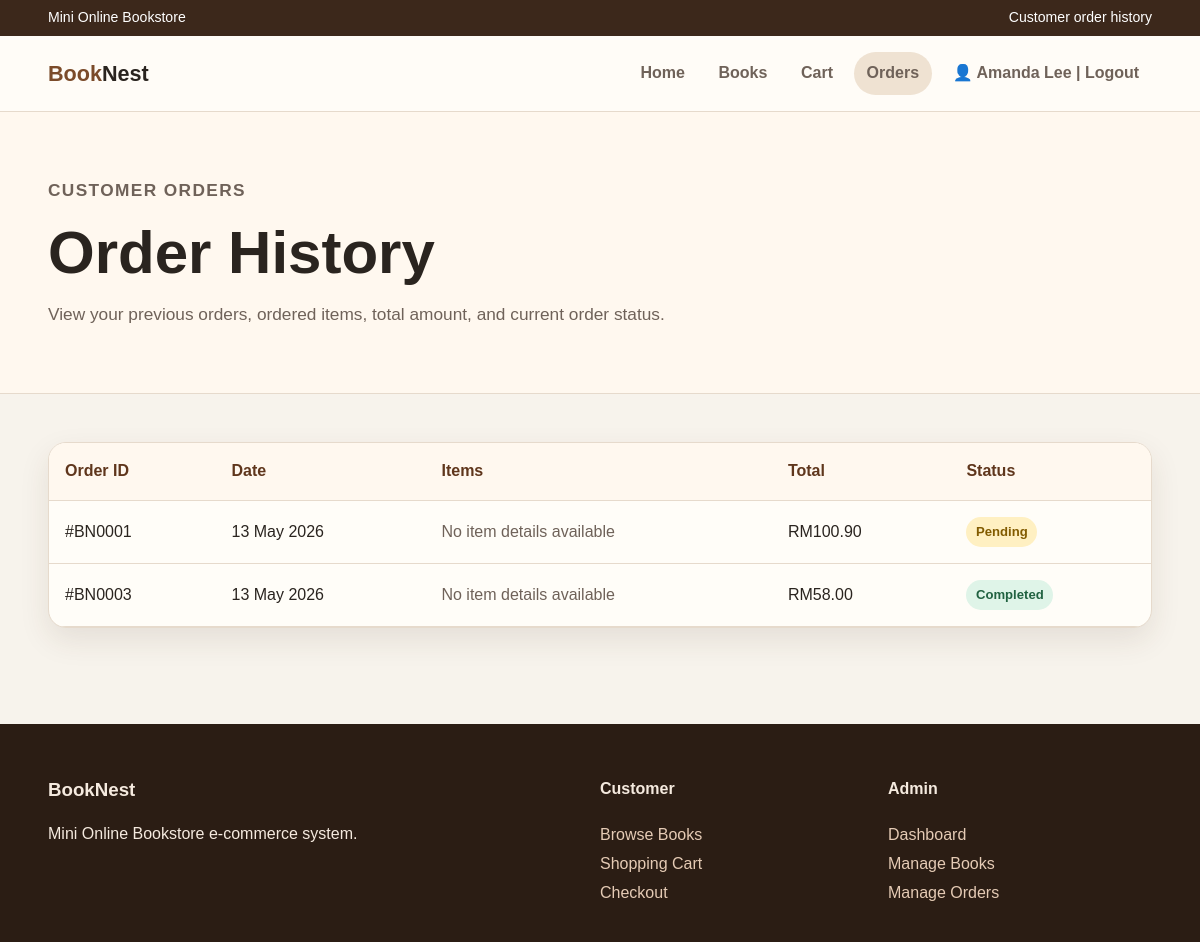
Page /orders/order-history.php (signed in) on the committed database.
### tables this page shows
CREATE TABLE `orders` (
  `order_id` int(11) NOT NULL,
  `user_id` int(11) DEFAULT NULL,
  `total_amount` decimal(10,2) NOT NULL,
  `status` enum('Pending','Processing','Completed','Cancelled') DEFAULT 'Pending',
  `order_date` timestamp NOT NULL DEFAULT current_timestamp()
);

### orders/order-history.php (the view, shortened to what this page needs)
<?php
include '../app.php';
$user_id = (int)$_SESSION['user_id'];
$sql = "
    SELECT
        orders.order_id,
        orders.order_date,
        orders.total_amount,
        orders.status,
        COALESCE(SUM(order_items.quantity), 0) AS item_count,
        GROUP_CONCAT(CONCAT(books.title, ' x ', order_items.quantity) ORDER BY books.title SEPARATOR '||') AS item_list
    FROM orders
    LEFT JOIN order_items ON orders.order_id = order_items.order_id
    LEFT JOIN books ON order_items.book_id = books.book_id
    WHERE orders.user_id = ?
    GROUP BY orders.order_id, orders.order_date, orders.total_amount, orders.status
    ORDER BY orders.order_date DESC
";
$stmt = $conn->prepare($sql);
$stmt->bind_param("i", $user_id);
$stmt->execute();
$orders = $stmt->get_result();
?>
<!DOCTYPE html>
<html lang="en">
<head>
    <link rel="stylesheet" href="../css/style.css?v=123">
</head>
<body>
<div class="topbar">
    <div class="container">
        <span>Mini Online Bookstore</span>
        <span>Customer order history</span>
    </div>
</div>
<header class="navbar">
    <div class="container nav-inner">
        <a class="brand" href="../index.php">Book<span>Nest</span></a>
        <nav class="nav-links">
            <a href="../index.php">Home</a>
            <a href="../books/books.php">Books</a>
            <a href="cart.php">Cart</a>
            <a class="active" href="order-history.php">Orders</a>
            <a href="../auth/logout.php">👤 <?php echo htmlspecialchars($_SESSION['user_name']); ?> | Logout</a>
        </nav>
    </div>
</header>
<section class="page-title">
    <div class="container">
        <p class="eyebrow">Customer Orders</p>
        <h1>Order History</h1>
        <p>View your previous orders, ordered items, total amount, and current order status.</p>
    </div>
</section>
<main class="section">
    <div class="container">
        <div class="table-wrap">
            <?php if ($orders->num_rows === 0): ?>
                <div class="notice">
                    You have not placed any orders yet.
                    <a href="../books/books.php" style="font-weight:700;color:#7b4b2a;">Browse books now</a>.
                </div>
            <?php else: ?>
                <table>
                    <thead>
                        <tr>
                            <th>Order ID</th>
                            <th>Date</th>
                            <th>Items</th>
                            <th>Total</th>
                            <th>Status</th>
                        </tr>
                    </thead>
                    <tbody>
                        <?php while ($order = $orders->fetch_assoc()): ?>
                            <?php
                                $items = [];
                            ?>
                            <tr>
                                <td>#BN<?php echo str_pad($order['order_id'], 4, '0', STR_PAD_LEFT); ?></td>
                                <td><?php echo date("d M Y", strtotime($order['order_date'])); ?></td>
                                <td>
                                    <?php if (empty($items)): ?>
                                        <span class="small">No item details available</span>
                                    <?php endif; ?>
                                </td>
                                <td>RM<?php echo number_format($order['total_amount'], 2); ?></td>
                                <td>
                                    <span class="status <?php echo strtolower(trim($order['status'])); ?>">
                                        <?php echo htmlspecialchars($order['status']); ?>
                                    </span>
                                </td>
                            </tr>
                        <?php endwhile; ?>
                    </tbody>
                </table>
            <?php endif; ?>
        </div>
    </div>
</main>
<footer class="footer">
    <div class="container footer-grid">
        <div>
            <h3>BookNest</h3>
            <p>Mini Online Bookstore e-commerce system.</p>
        </div>
        <div>
            <h4>Customer</h4>
            <a href="../books/books.php">Browse Books</a>
            <a href="cart.php">Shopping Cart</a>
            <a href="checkout.php">Checkout</a>
        </div>
        <div>
            <h4>Admin</h4>
            <a href="../admin/admin-dashboard.php">Dashboard</a>
            <a href="../admin/manage-books.php">Manage Books</a>
            <a href="../admin/manage-orders.php">Manage Orders</a>
        </div>
    </div>
</footer>
</body>
</html>

### css/style.css (style rules this page uses)
:root { --bg: #f7f3ec; --paper: #fffdf8; --ink: #2a241f; --muted: #6f6259; --line: #e6dacc; --brand: #7b4b2a; --brand-dark: #5f361c; --accent: #b87945; --soft: #efe2d2; --shadow: 0 12px 30px rgba(70, 45, 25, .10); --radius: 18px; }
* { box-sizing: border-box; }
body { margin: 0; font-family: Arial, Helvetica, sans-serif; background: var(--bg); color: var(--ink); line-height: 1.55; }
a { text-decoration: none; color: inherit; }
.container { width: min(1120px, 92%); margin: auto; }
.topbar { background: #3c281b; color: #fff; padding: .45rem 0; font-size: .88rem; }
.topbar .container { display: flex; justify-content: space-between; gap: 1rem; flex-wrap: wrap; }
.navbar { position: sticky; top: 0; z-index: 10; background: rgba(255, 253, 248, .96); border-bottom: 1px solid var(--line); }
.nav-inner { display: flex; align-items: center; justify-content: space-between; padding: 1rem 0; gap: 1rem; }
.brand { font-weight: 800; font-size: 1.35rem; color: var(--brand); }
.brand span { color: var(--ink); }
.nav-links { display: flex; gap: .5rem; flex-wrap: wrap; }
.nav-links a { padding: .55rem .8rem; border-radius: 999px; color: var(--muted); font-weight: 600; }
.nav-links a:hover, .active { background: var(--soft); color: var(--brand-dark); }
table { border-radius: 12px; overflow: hidden; }
.eyebrow { color: var(--accent); font-weight: 800; text-transform: uppercase; letter-spacing: .08em; font-size: .85rem; }
.hero h1, .page-title h1 { font-size: clamp(2rem, 5vw, 4rem); line-height: 1.05; margin: .5rem 0 1rem; }
.hero p, .page-title p { font-size: 1.08rem; color: var(--muted); max-width: 650px; }
.hero-card, .card, .form-card, .summary, .stat, .table-wrap { background: var(--paper); border: 1px solid var(--line); border-radius: var(--radius); box-shadow: var(--shadow); }
.section { padding: 3rem 0; }
.section-head p, .meta, .small { color: var(--muted); }
.page-title { padding: 3rem 0; background: #fff8ef; border-bottom: 1px solid var(--line); }
.table-wrap { overflow: auto; }
table { width: 100%; border-collapse: collapse; min-width: 720px; }
th, td { text-align: left; padding: 1rem; border-bottom: 1px solid var(--line); }
th { background: #fff8ef; color: var(--brand-dark); }
.status { border-radius: 999px; padding: 0.3rem 0.6rem; font-size: 0.82rem; font-weight: 800; display: inline-block; }
.status.pending { background: #fff0c2; color: #825b00; }
.status.completed { background: #dff4e8; color: #216241; }
.footer { background: #2b1d14; color: #f5eadf; padding: 2rem 0; margin-top: 3rem; }
.footer-grid { display: grid; grid-template-columns: 2fr 1fr 1fr; gap: 1.5rem; }
.footer a { display: block; color: #e5cbb5; margin: .25rem 0; }

### rows in the picture
orders: order_id "0001", order_date "13 May 2026", total_amount "100.90", status "Pending"
orders: order_id "0003", order_date "13 May 2026", total_amount "58.00", status "Completed"

### other values in the picture
$_SESSION['user_name'] "Amanda Lee"
